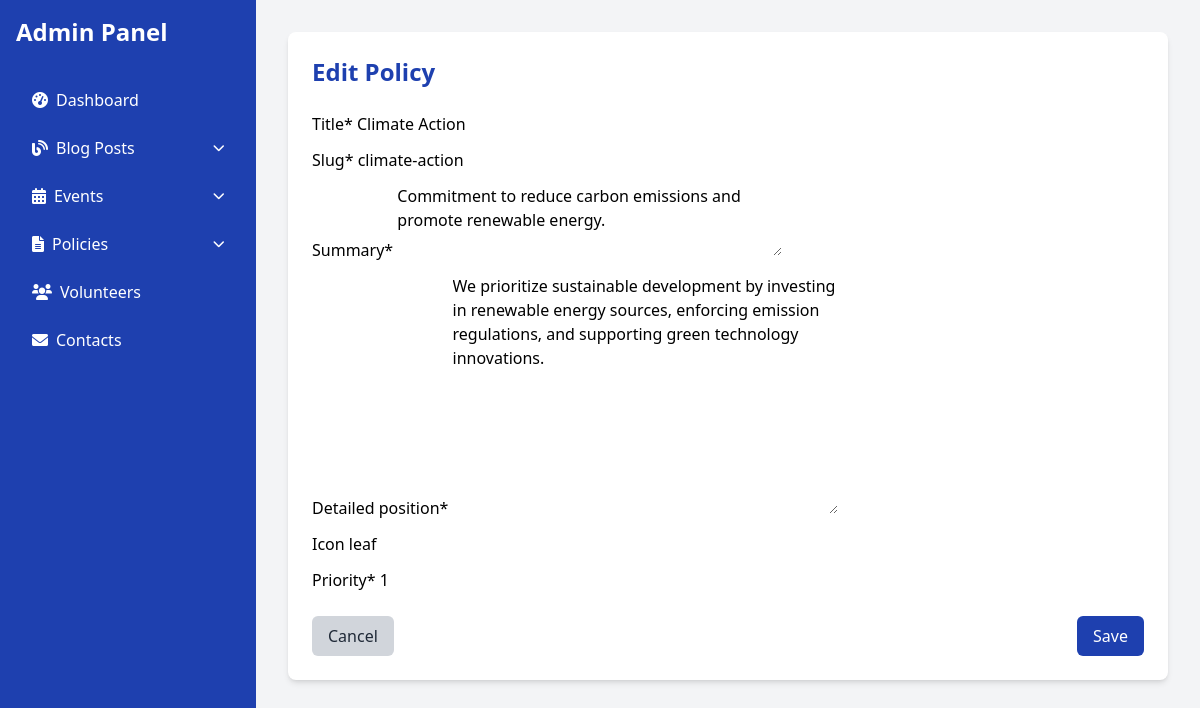
The page /manage/policies/edit/climate-action/ (signed in) on the database its author committed.
### campaign/models.py (models this page shows, shortened)
class PolicyPosition(models.Model):
    title = models.CharField(max_length=200)
    slug = models.SlugField(max_length=200, unique=True)
    summary = models.TextField()
    detailed_position = models.TextField()
    icon = models.CharField(max_length=50, blank=True)
    priority = models.IntegerField(default=0)
    created_at = models.DateTimeField(auto_now_add=True)
    updated_at = models.DateTimeField(auto_now=True)
    class Meta:
        ordering = ['priority']

### campaign/views.py (the view)
# urls.py: path('manage/policies/edit/<slug:slug>/', views.policy_edit, name='policy_edit'),
@user_passes_test(is_admin)
def policy_edit(request, slug):
    policy = get_object_or_404(PolicyPosition, slug=slug)
    if request.method == 'POST':
        form = PolicyPositionForm(request.POST, instance=policy)
        if form.is_valid():
            form.save()
            return redirect(policy_list)
    else:
        form = PolicyPositionForm(instance=policy)
    return render(request, 'admin/policy_form.html', {
        'form': form,
        'title': 'Edit Policy'
    })

### campaign/forms.py
class PolicyPositionForm(forms.ModelForm):
    class Meta:
        model = PolicyPosition
        fields = ['title', 'slug', 'summary', 'detailed_position', 'icon', 'priority']
        widgets = {
            'summary': forms.Textarea(attrs={'rows': 3}),
            'detailed_position': forms.Textarea(attrs={'rows': 10}),
        }

### campaign/context_processors.py (called while the page is built)
def campaign_context(request):
    return {
        'candidate_name': settings.CAMPAIGN_SETTINGS['candidate_name'],
        'position': settings.CAMPAIGN_SETTINGS['position'],
        'campaign_email': settings.CAMPAIGN_SETTINGS['campaign_email'],
        'campaign_phone': settings.CAMPAIGN_SETTINGS['campaign_phone'],
    }

### campaign/views.py (called while the page is built)
def is_admin(user):
    return user.is_authenticated and user.is_staff

### campaign/templates/admin/policy_form.html (shortened to what this page needs)
{% extends "admin/base_admin.html" %}
{% load crispy_forms_tags %}
{% block admin_content %}
<div class="bg-white p-6 rounded-lg shadow-md">
    <h1 class="text-2xl font-bold text-blue-800 mb-6">{{ title }}</h1>
    <form method="post">
        {{ form|crispy }}
        <div class="mt-6 flex justify-between">
            <a href="{% if form.instance.pk %}{% url 'policy_detail' form.instance.slug %}{% else %}{% url 'policies' %}{% endif %}"
               class="bg-gray-300 hover:bg-gray-400 text-gray-800 px-4 py-2 rounded-md">
                Cancel
            </a>
            <button type="submit" class="bg-blue-800 hover:bg-blue-900 text-white px-4 py-2 rounded-md">
                Save
            </button>
        </div>
    </form>
</div>
{% endblock %}

### rows shown on the page
PolicyPosition: title "Climate Action", slug "climate-action", summary "Commitment to reduce carbon emissions and promote renewable energy.", detailed_position "We prioritize sustainable development by investing in renewable energy sources, enforcing emission regulations, and supporting green technology innovations.", icon "leaf", priority "1"

### other values the page prints
{{ title }} "Edit Policy"
